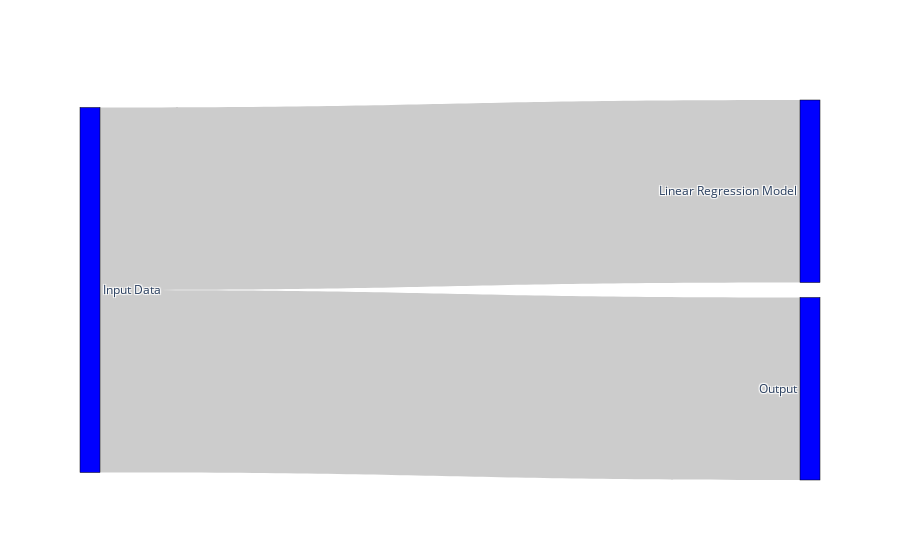

Write notebook code for a chart like this one.
### Code cell
create_pipeline_figure()

### Figure 1 — Plotly figure (JSON) as saved in the notebook; plotly's stock layout.template omitted (floating-point values rounded to 4 significant figures)
{"data": [{"link": {"source": [0, 0], "target": [1, 2], "value": [1, 1]}, "node": {"color": "blue", "label": ["Input Data", "Linear Regression Model", "Output"], "line": {"color": "black", "width": 0.5}, "pad": 15, "thickness": 20}, "type": "sankey"}], "layout": {}}
